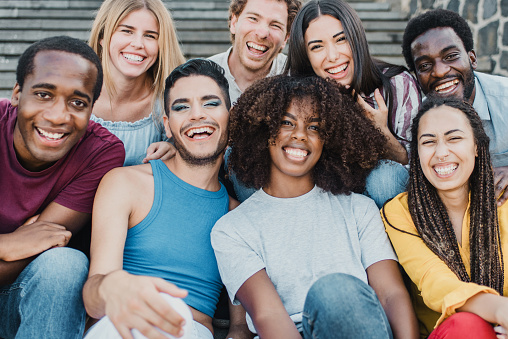
#> input picture g1.jpg, 508 x 339 px
$ python face_detection.py
#> lines starting #> are read from the running program, lines starting #| are printed output that depends on the picture; after the words box and inside, x2 and y2 are one past the last pixel; in counts of white or black regions, pixels touching at a corner belong together
import cv2

face_cascade=cv2.CascadeClassifier("haarcascade_frontalface_default.xml")

img=cv2.imread("g1.jpg")                        #add your desired image here.
#> img is the input picture: shape (339, 508, 3); mean B, G, R 121.4, 122.8, 130.1
gray_img=cv2.cvtColor(img,cv2.COLOR_BGR2GRAY)
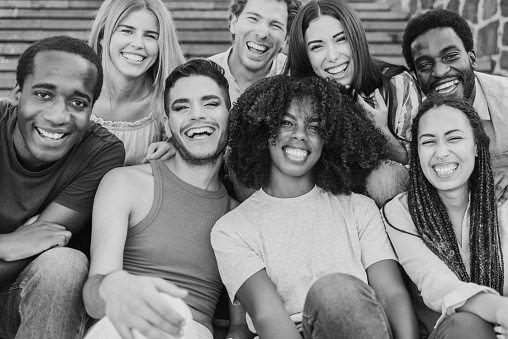
#> gray_img: shape (339, 508); min 1, max 235, mean 124.8

faces=face_cascade.detectMultiScale(gray_img,
scaleFactor=1.1,
minNeighbors=5)
#> faces = [[272, 105, 56, 56], [237, 2, 54, 54], [105, 10, 60, 60], [298, 20, 62, 62], [407, 111, 73, 73], [159, 75, 76, 76], [400, 28, 76, 76], [14, 62, 92, 92]]

for x, y, w, h in faces:
    img=cv2.rectangle(img, (x,y),(x+w,y+h),(0,255,0),3)
#> this loop made 8 passes
#> pass 1, `img=cv2.rectangle(img, (x,y),(x+w,y+h),(0,255,0),3)`:
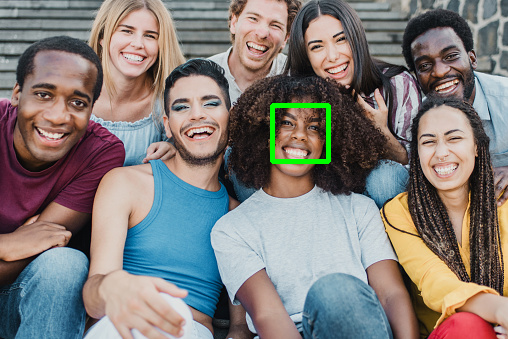
#> img: shape (339, 508, 3); 0.64% of pixels changed, all inside (x1, y1, x2, y2) = (270, 103, 331, 164)
#> pass 2, `img=cv2.rectangle(img, (x,y),(x+w,y+h),(0,255,0),3)`:
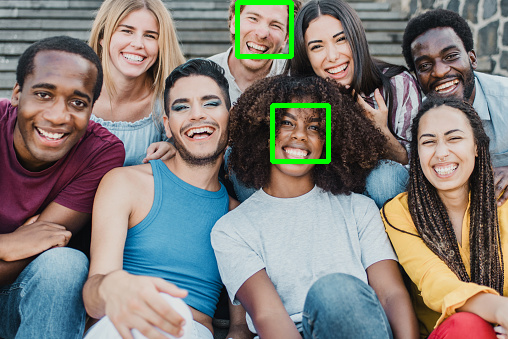
#> img: shape (339, 508, 3); 0.62% of pixels changed, all inside (x1, y1, x2, y2) = (235, 0, 294, 59)
#> pass 3, `img=cv2.rectangle(img, (x,y),(x+w,y+h),(0,255,0),3)`:
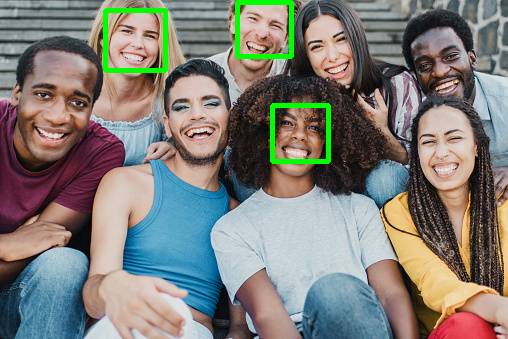
#> img: shape (339, 508, 3); 0.69% of pixels changed, all inside (x1, y1, x2, y2) = (103, 8, 168, 73)
#> after the loop:
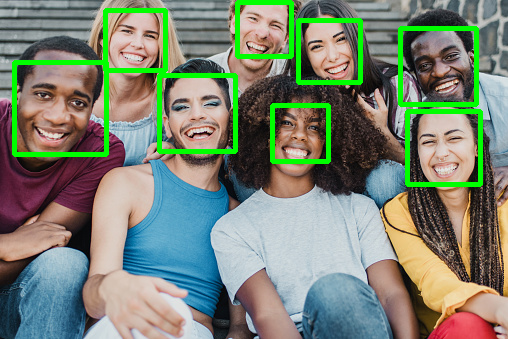
#> img: shape (339, 508, 3); 4.33% of pixels changed, all inside (x1, y1, x2, y2) = (12, 18, 483, 187)


print(type(faces))
#| <class 'numpy.ndarray'>
print(faces)
#| [[272 105  56  56]
#|  [237   2  54  54]
#|  [105  10  60  60]
#|  [298  20  62  62]
#|  [407 111  73  73]
#|  [159  75  76  76]
#|  [400  28  76  76]
#|  [ 14  62  92  92]]

#resized=cv2.resize(img,(int(img.shape[1]/3), int(img.shape[0]/3)))

cv2.imshow("Gray", img)
cv2.waitKey(0)
cv2.destroyAllWindows()
